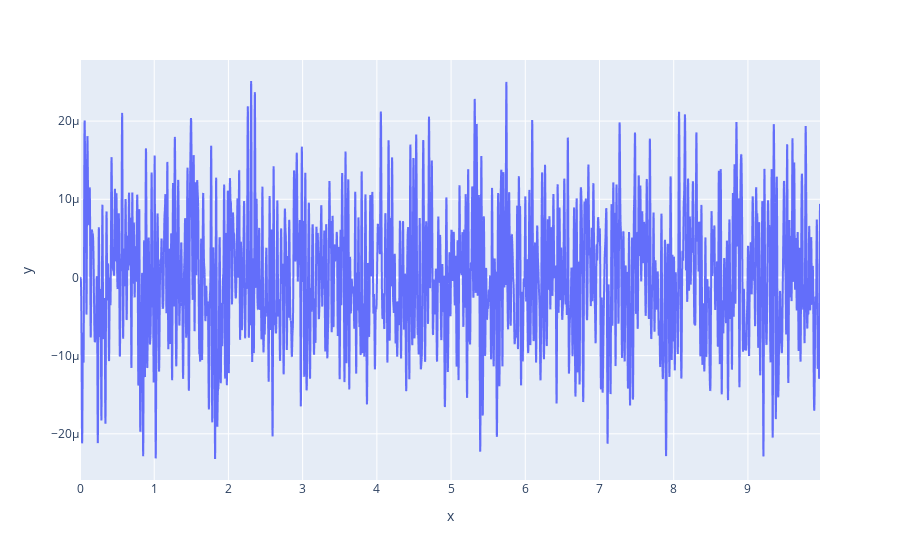

The notebook cell saved with this chart:
### Code cell
sos = signal.butter(N=10, Wn=(1, 50), btype='bandpass', output='sos', fs=len(trial) / 10)
filtered = signal.sosfilt(sos, trial)

px.line(x=time, y=filtered)

### Figure 1 — Plotly figure (JSON) as saved in the notebook; plotly's stock layout.template omitted (floating-point values rounded to 4 significant figures; data arrays with more than 128 entries replaced by an {"elided": "..."} marker saying what was removed)
{"data": [{"hovertemplate": "x=%{x}<br>y=%{y}<extra></extra>", "legendgroup": "", "line": {"color": "#636efa", "dash": "solid"}, "marker": {"symbol": "circle"}, "mode": "lines", "name": "", "showlegend": false, "type": "scattergl", "x": {"elided": "9984 float values"}, "xaxis": "x", "y": {"elided": "9984 float values"}, "yaxis": "y"}], "layout": {"legend": {"tracegroupgap": 0}, "margin": {"t": 60}, "xaxis": {"anchor": "y", "domain": [0, 1], "title": {"text": "x"}}, "yaxis": {"anchor": "x", "domain": [0, 1], "title": {"text": "y"}}}}
